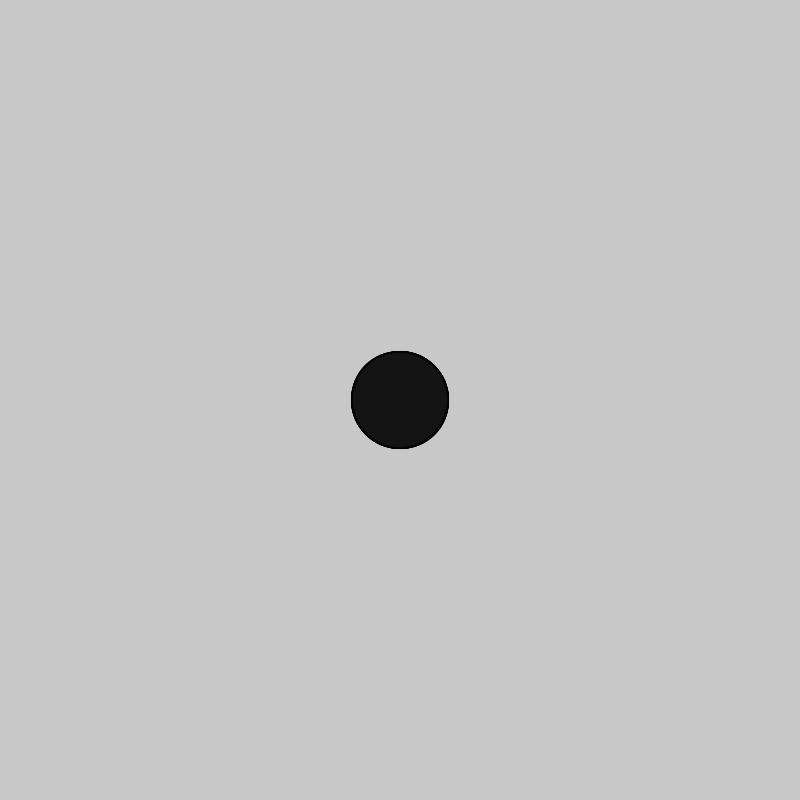
Frame 1 (no input)
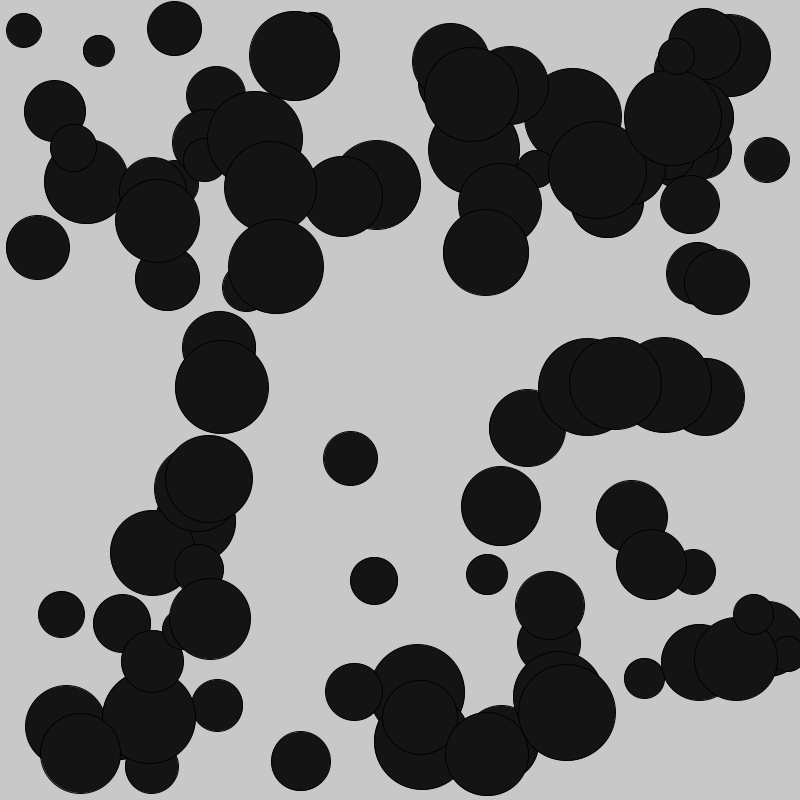
Frame 60 (the mouse pressed at the canvas centre just before this capture)
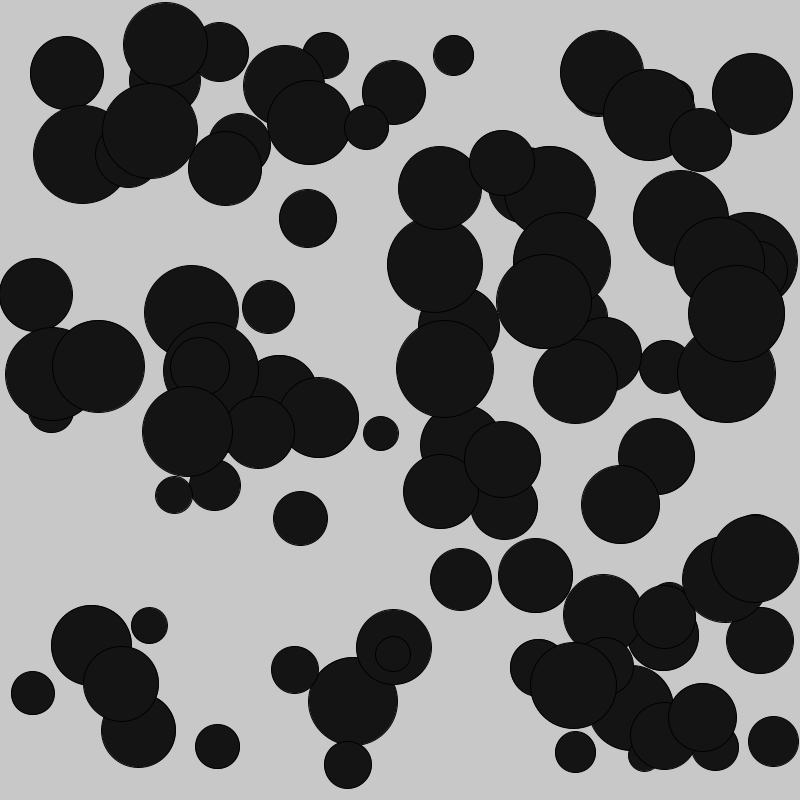
Frame 120 (the mouse held since frame 60 and released just before this capture)

The Processing sketch that drew these frames (run headless with seeded random() and noise(); from frame 60 on, the mouse is pressed at the canvas centre):

// Processing sketch: Oct112018_boucing_ball_array_homework
// ── Oct112018_boucing_ball_array_homework.pde
// Code 1 FA_18
// Bryan Ma

// bouncing ball array

// this sketch adapts the bouncing ball behavior to use arrays to create multiple balls. 
// there is an array for the x positions, y positions, x speed, and y speed.

// add an additional array to store different sizes of the balls. 
// make sure that the ellipse function call in draw() refers to these sizes so that each ball
//  displays its own size properly.


int num = 100;

float[] x = new float[num];
float[] y = new float[num];
float[] dx = new float[num];
float[] dy = new float[num];
float[] sizes = new float[num];


void setup() {
  size(800, 800);
  for (int i = 0; i < x.length; i++) {
    x[i] = width/2;
    y[i] = height/2;
    dx[i] = random(-10, 10);
    dy[i] = random(-10, 10);
    sizes[i] = random(30, 100);
  }
  
}

void draw() {
  background(200);


  for (int i = 0; i < x.length; i++) {
    float s = sizes[i];

    fill(20);
    ellipse(x[i], y[i], s, s);
    x[i] += dx[i];
    y[i] += dy[i];

    if (x[i] > width-s/2 || x[i] < s/2) {
      dx[i] = -dx[i];
    }
    if (y[i] > height-s/2 || y[i] < s/2) {
      dy[i] = -dy[i];
    }
  }
}   
